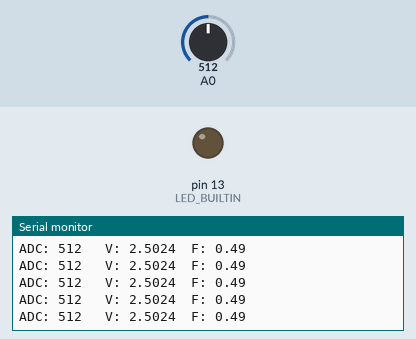
Simulated run of this sketch. Board: Arduino Uno, built with avr-gcc and run on an emulated ATmega328P. Parts: output pins drawn as LEDs (lit = HIGH), the last lines printed to the serial monitor. The test bench sets the inputs (shaded band); at power-on: A0 = 512.

Above: at 1.2 s.
1.3 s: A0 set to 107
At 2.0 s:
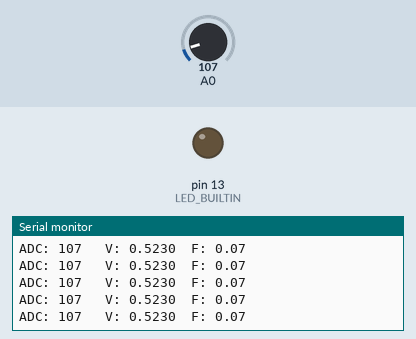
4.3 s: A0 set to 93
At 5.1 s:
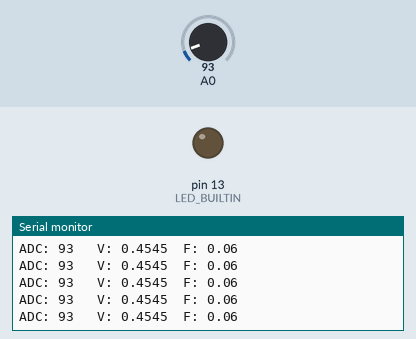
Timing chart, 0 to 7.3 s (numbered marks = the images above; inputs shaded):
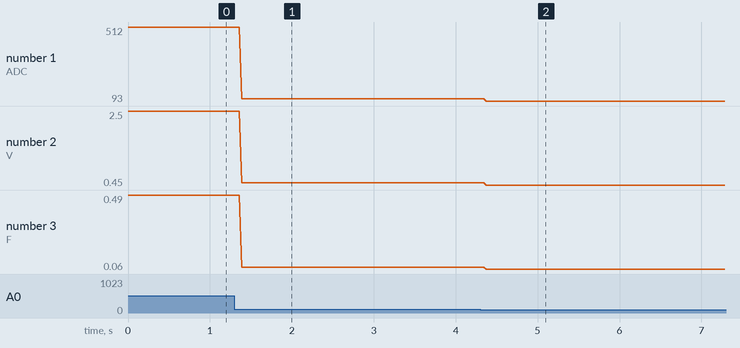

Measured:
- after the input at 1.3 s, the serial monitor: prints a new line after 0.09 s (image 1)
- after the input at 4.3 s, the serial monitor: prints a new line after 0.07 s (image 2)
- plotted number 1: 512 → 107 after the input at 1.3 s, 107 → 93 after the input at 4.3 s
- plotted number 2: 2.5 → 0.52 after the input at 1.3 s, 0.52 → 0.45 after the input at 4.3 s
- plotted number 3: 0.49 → 0.07 after the input at 1.3 s, 0.07 → 0.06 after the input at 4.3 s

The sketch:

Force_sensor.ino
```cpp
// C++ code
//
int adc = 0;
float F = 0;
double v = 0.0;
void setup()
{
  pinMode(LED_BUILTIN, OUTPUT);
  pinMode(A0, INPUT);
  Serial.begin(9600);
}

void loop()
{
	adc = analogRead(A0);
  	v = adc*5.000/1023.000;
  Serial.print("ADC: ");
  Serial.print(adc);
  Serial.print("\t V: ");
  Serial.print(v,4);
  Serial.print("\t");

  if(v>=0 && v<=2.5171){
    F = 0.0335*(v*v) + 0.1094*v + 0.0049;}
  else if(v>2.5171 && v<3.6559){
    F = 0.9242*(v*v) - 4.4255*v + 5.8066;}
    else if(v>=3.6559){
    F = 20.779*(v*v*v*v) - 321.22*(v*v*v) + 1866.6*(v*v) - 4827.8*v + 4687.9 ;
  }
    Serial.print("F: ");
    Serial.print(F);
	Serial.println();
}
```
